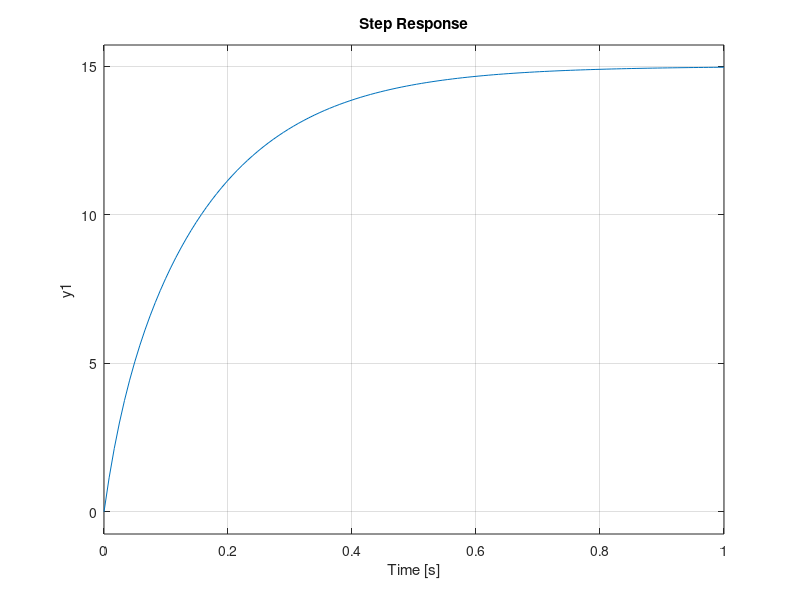
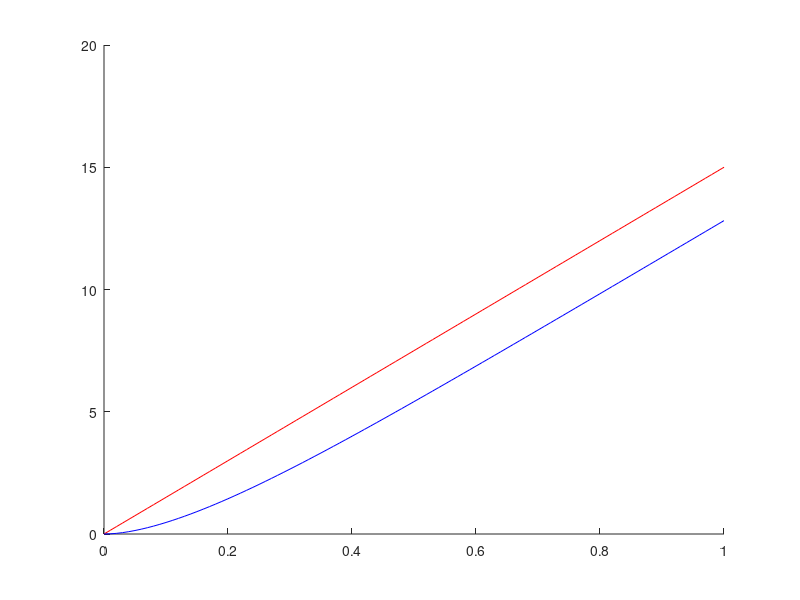
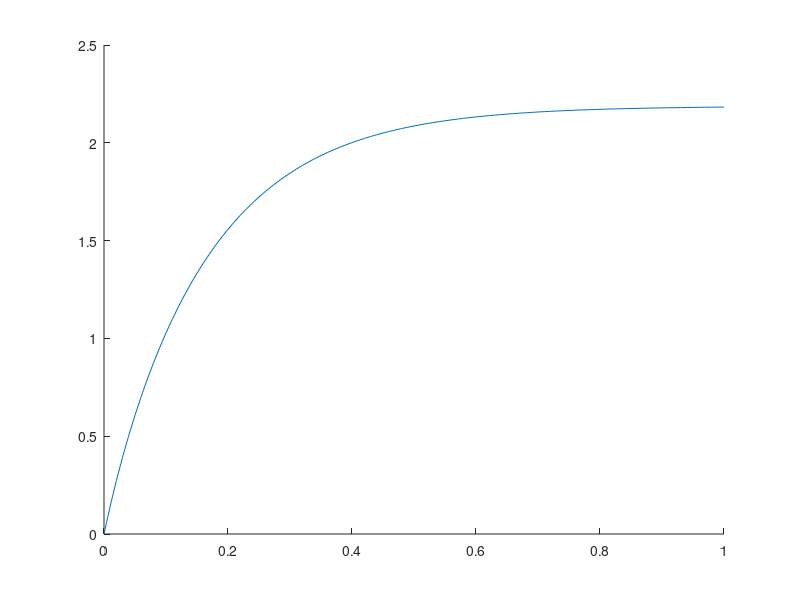
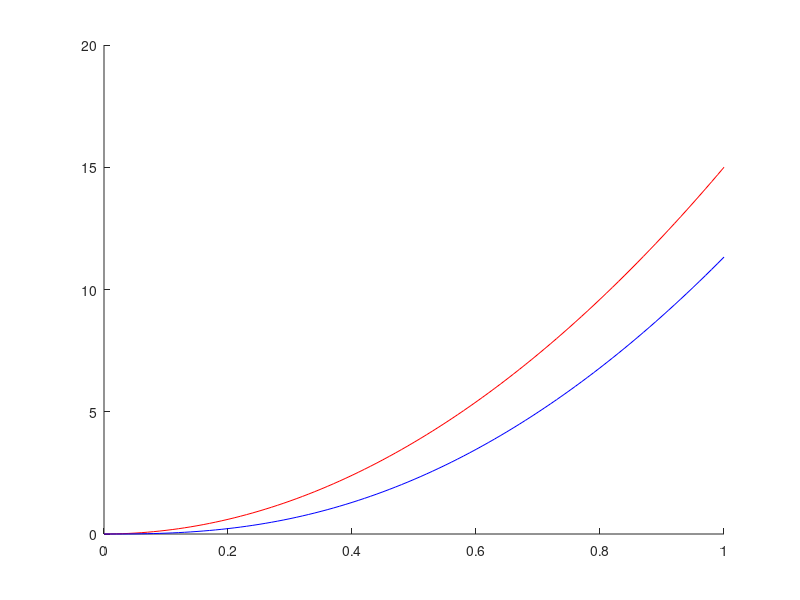

Source code (MATLAB) for these figures, in order:
% UFSC - Fundamentos de Controle (EES 7374)
% Exerc�cio erro em regime permanente - 7.1 - Nise
% Data: 22/09/2020

clear all
close all
clc

% Defini��o do sistema
sistema=zpk([-20 -30],[0 -25 -35],10)
sistema_mf=feedback(sistema,1)

% refer�ncia do tipo degrau
step(15*sistema_mf)

% refer�ncia do tipo rampa
t=0:0.01:1;
ramp=15*t;
[y,t]=lsim(sistema_mf,ramp,t);

figure
hold on
plot(t,ramp,'-r')
plot(t,y,'-b')

figure
hold on
plot(t,ramp'-y)

% refer�ncia do tipo par�bola
parab=15*t.^2;
[yp,t]=lsim(sistema_mf,parab,t);

figure
hold on
plot(t,parab,'-r')
plot(t,yp,'-b')

figure
hold on
plot(t,parab-yp)